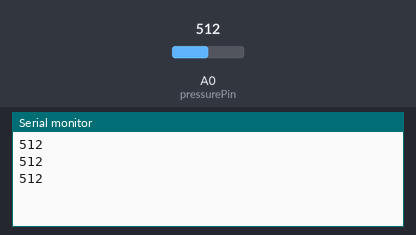
Simulated run of this sketch. Board: Arduino Uno, built with avr-gcc and run on an emulated ATmega328P. Shown: the last lines printed to the serial monitor. Inputs (shaded band) come from the test bench; at power-on: A0 (pressurePin) = 512.

Above: at 1.3 s.
1.4 s: A0 (pressurePin) set to 716
At 1.9 s:
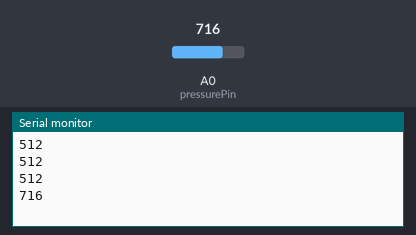
2.9 s: A0 (pressurePin) set to 900
At 3.4 s:
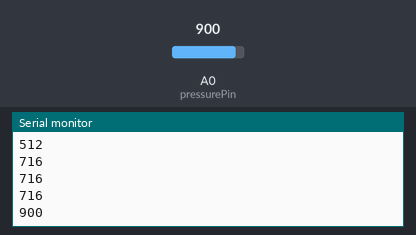
Timing chart, 0 to 5.9 s (numbered marks = the images above; inputs shaded):
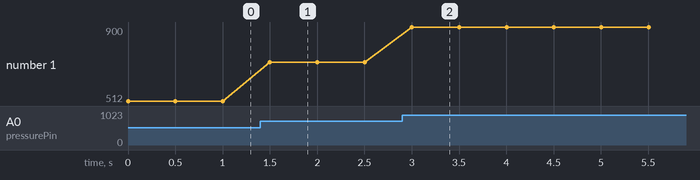

Measured:
- after the input at 1.4 s, the serial monitor: prints a new line after 0.10 s (image 1)
- after the input at 2.9 s, the serial monitor: prints a new line after 0.10 s (image 2)
- plotted number 1: 512 → 716 after the input at 1.4 s, 716 → 900 after the input at 2.9 s

The sketch:

single_channel_test.ino
```cpp
int pressurePin = A0;

void setup() {
  // put your setup code here, to run once:
Serial.begin(115200);
}

void loop() {
  // put your main code here, to run repeatedly:
  int pressureVal = analogRead(pressurePin);
  Serial.println(pressureVal);
  delay(500);

}
```
